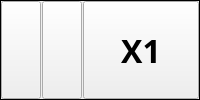
          <widget class="QFrame" name="horizontalFrameDirection">
           <property name="frameShape">
            <enum>QFrame::Panel</enum>
           </property>
           <property name="lineWidth">
            <number>1</number>
           </property>
           <layout class="QHBoxLayout" name="horizontalLayout" stretch="0,0,0">
            <property name="spacing">
             <number>1</number>
            </property>
            <property name="leftMargin">
             <number>0</number>
            </property>
            <property name="topMargin">
             <number>0</number>
            </property>
            <property name="rightMargin">
             <number>0</number>
            </property>
            <property name="bottomMargin">
             <number>0</number>
            </property>
            <item>
             <widget class="QPushButton" name="pushButton_Up">
              <property name="sizePolicy">
               <sizepolicy hsizetype="Minimum" vsizetype="Expanding">
                <horstretch>0</horstretch>
                <verstretch>0</verstretch>
               </sizepolicy>
              </property>
              <property name="text">
               <string/>
              </property>
              <property name="icon">
               <iconset resource="../Image.qrc">
                <normaloff>:/Medical/Picture/up arrow.png</normaloff>:/Medical/Picture/up arrow.png</iconset>
              </property>
              <property name="iconSize">
               <size>
                <width>80</width>
                <height>80</height>
               </size>
              </property>
              <property name="autoRepeat">
               <bool>true</bool>
              </property>
              <property name="autoRepeatInterval">
               <number>50</number>
              </property>
             </widget>
            </item>
            <item>
             <widget class="QPushButton" name="pushButton_Down">
              <property name="sizePolicy">
               <sizepolicy hsizetype="Minimum" vsizetype="Expanding">
                <horstretch>0</horstretch>
                <verstretch>0</verstretch>
               </sizepolicy>
              </property>
              <property name="text">
               <string/>
              </property>
              <property name="icon">
               <iconset resource="../Image.qrc">
                <normaloff>:/Medical/Picture/down arrow.png</normaloff>:/Medical/Picture/down arrow.png</iconset>
              </property>
              <property name="iconSize">
               <size>
                <width>80</width>
                <height>80</height>
               </size>
              </property>
              <property name="autoRepeat">
               <bool>true</bool>
              </property>
              <property name="autoRepeatInterval">
               <number>50</number>
              </property>
             </widget>
            </item>
            <item>
             <widget class="QPushButton" name="pushButton_PowerUpDown">
              <property name="sizePolicy">
               <sizepolicy hsizetype="Expanding" vsizetype="Expanding">
                <horstretch>0</horstretch>
                <verstretch>0</verstretch>
               </sizepolicy>
              </property>
              <property name="minimumSize">
               <size>
                <width>0</width>
                <height>0</height>
               </size>
              </property>
              <property name="font">
               <font>
                <family>微軟正黑體</family>
                <pointsize>24</pointsize>
                <weight>75</weight>
                <bold>true</bold>
               </font>
              </property>
              <property name="text">
               <string>X1</string>
              </property>
              <property name="iconSize">
               <size>
                <width>80</width>
                <height>80</height>
               </size>
              </property>
             </widget>
            </item>
           </layout>
          </widget>
